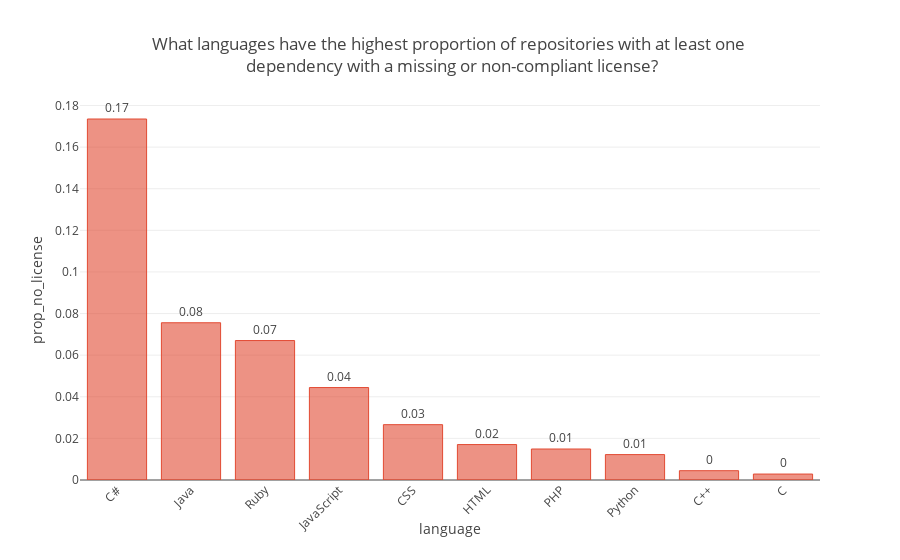

The notebook cell this image was saved under:
### Markdown cell above
### What languages have the highest proportion of repositories with at least one dependency with a missing or non-compliant license?
We find the number of repositories per language that have at least one dependency that has a missing license and divide by the total number of repositories per language. Note: Licenses which are non standard will be classified as non-compliant.

### Code cell
query = """
SELECT 
    T1.language,
    T1.count / T2.count AS prop_no_license   
FROM
    (SELECT 
        language,
        COUNT(*) AS count
    FROM
        (SELECT 
            repositories.language AS language,
            repositories.id AS id
        FROM
            `bigquery-public-data.libraries_io.repository_dependencies` AS repository_dependencies
        JOIN
            `bigquery-public-data.libraries_io.projects` AS projects
        ON 
            repository_dependencies.dependency_project_id = projects.id
        JOIN
            `bigquery-public-data.libraries_io.repositories` AS repositories
        ON 
            repositories.id = repository_dependencies.repository_id
        WHERE 
            repositories.language IN ({0})
        AND
            projects.licenses IS NULL
        GROUP BY
            repositories.language,
            repositories.id) AS T1
    GROUP BY
        language) AS T1
JOIN 
    (SELECT
        language,
        COUNT(*) AS count
    FROM
        `bigquery-public-data.libraries_io.repositories`
    WHERE 
        language IN ({0})
    GROUP BY
        language) AS T2
ON
    T1.language = T2.language
ORDER BY
    prop_no_license DESC;
""".format(languages)

question = 'What languages have the highest proportion of repositories with at least one <br> dependency with a missing or non-compliant license?'
response = run_query(query, question)
generate_chart(response, 'language', 'prop_no_license', question)

### Figure 1 — Plotly figure (JSON) as saved in the notebook; plotly's stock layout.template omitted (floating-point values rounded to 4 significant figures)
{"data": [{"marker": {"color": "rgba(226, 74, 51, 0.6)", "line": {"color": "rgba(226, 74, 51, 1.0)", "width": 1}}, "name": "None", "orientation": "v", "text": ["0.17", "0.08", "0.07", "0.04", "0.03", "0.02", "0.01", "0.01", "0", "0"], "textposition": "outside", "type": "bar", "uid": "ae0c9890-143e-4bc8-9571-7fbcb9de010a", "x": ["C#", "Java", "Ruby", "JavaScript", "CSS", "HTML", "PHP", "Python", "C++", "C"], "y": [0.1735, 0.07558, 0.06702, 0.04444, 0.02659, 0.01703, 0.0149, 0.01221, 0.004472, 0.002858]}], "layout": {"title": "What languages have the highest proportion of repositories with at least one <br> dependency with a missing or non-compliant license?", "xaxis": {"automargin": true, "tickangle": -45, "title": "language"}, "yaxis": {"automargin": true, "title": "prop_no_license"}}}
